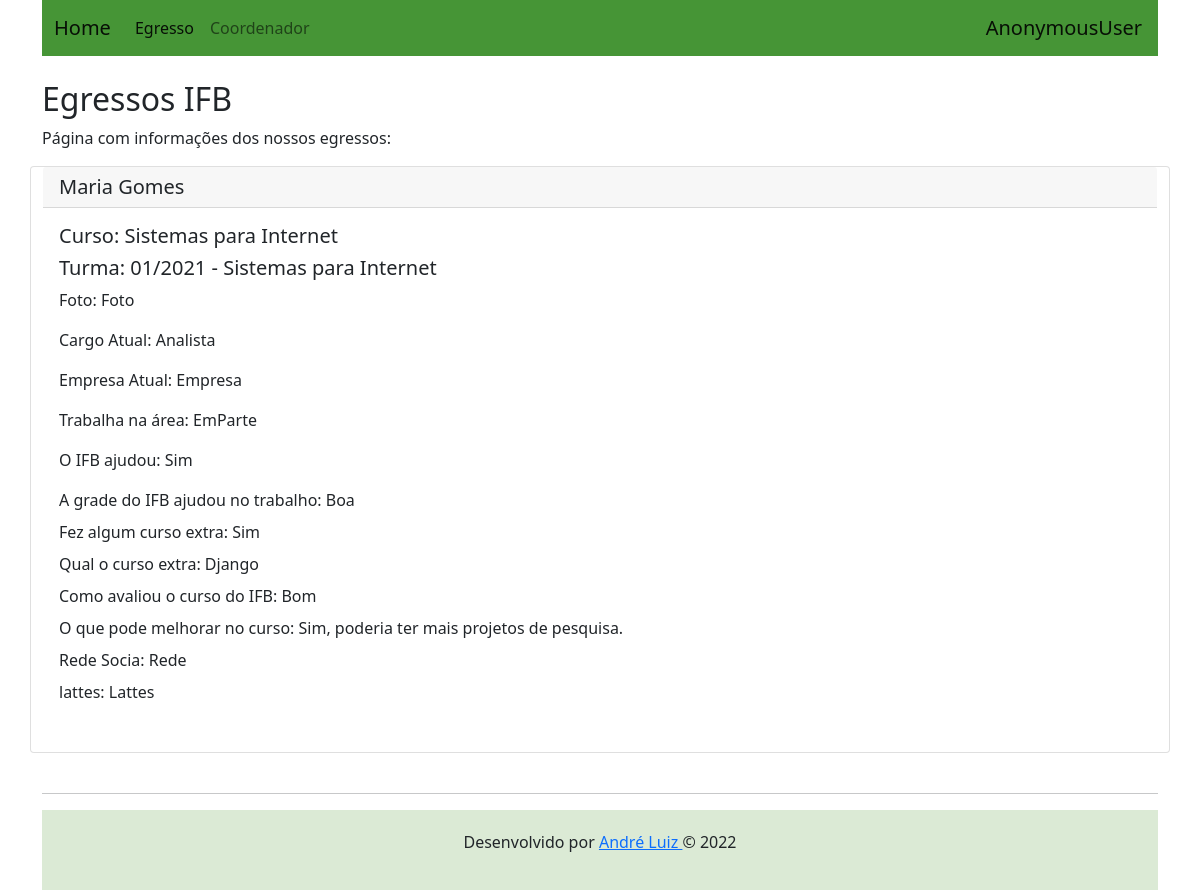
Page /egressoselect/1 on the earlier database version.
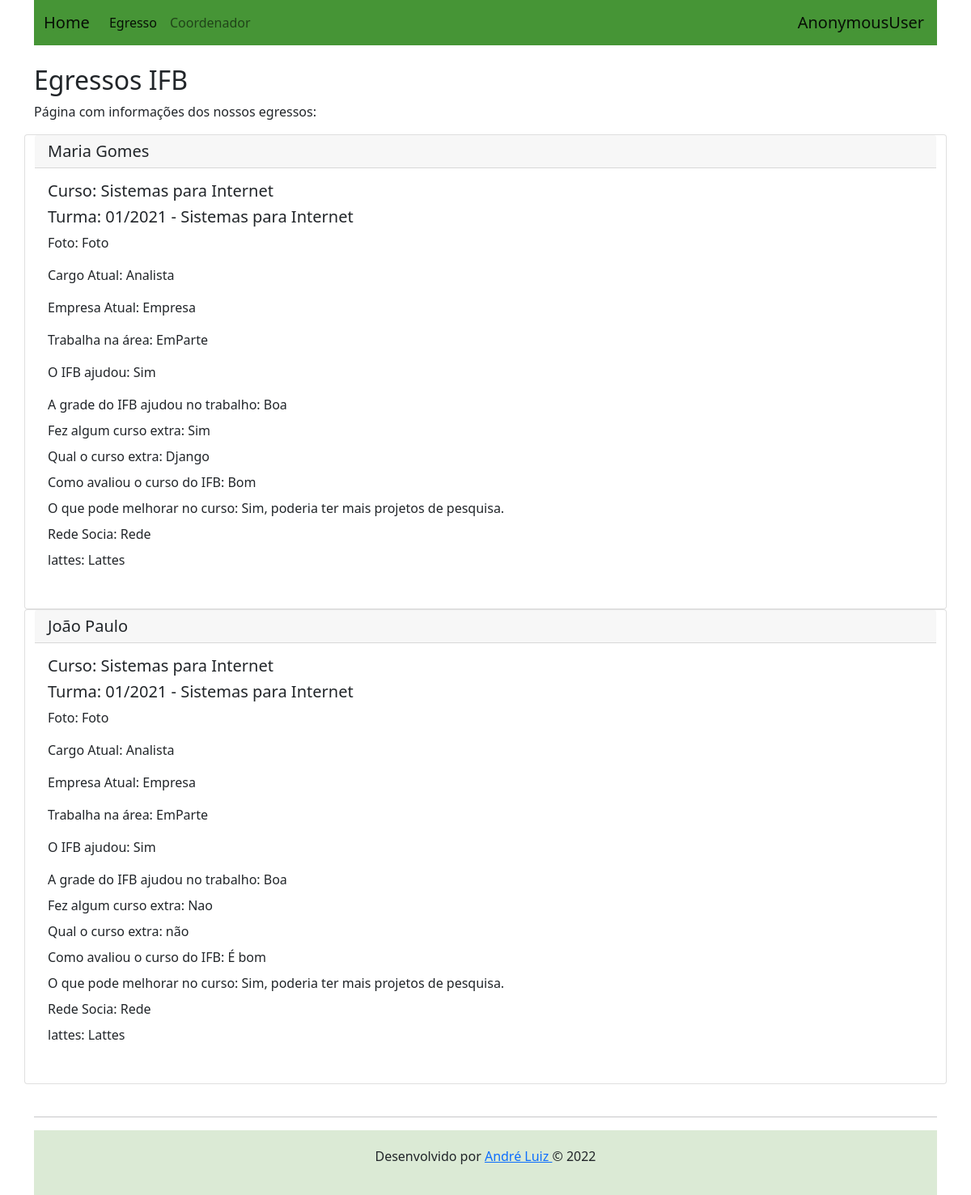
Same page on the later database version.
### usuarios/models.py (models this page shows, shortened)
class PerfilAluno(models.Model):
    TrabalhaArea_CHOICES = (
        ('Sim', 'Sim'),
        ('Nao', 'Não'),
        ('EmParte', 'Em parte'),
    )
    CursoExtra_CHOICES = (
        ('Sim', 'Sim'),
        ('Nao', 'Não'),
    )
    Validador_CHOICES = (
        ('Sim', 'Sim'),
        ('Nao', 'Não'),
    )
    nome_completo = models.CharField(max_length=150, null=True)
    curso = models.CharField(max_length=50, null=True)
    cargo_atual = models.CharField(max_length=50, verbose_name='Qual o seu cargo atual?', null=True)
    curso = models.ForeignKey(Curso, on_delete=models.CASCADE, null=True)
    turma = models.ForeignKey(Turma, on_delete=models.CASCADE, null=True)
    foto = models.CharField(max_length=150, null=True)
    empresa_atual = models.CharField(max_length=50, verbose_name='Em qual empresa está trabalhando atualmente?', null=True)
    trabalha_area = models.CharField(max_length=8, verbose_name='Está trabalhando na área?', choices=TrabalhaArea_CHOICES, null=True)
    ifb_ajudou = models.CharField(max_length=8, verbose_name='O IFB ajudou a conseguir alguma vaga de emprego?', choices=TrabalhaArea_CHOICES, null=True)
    grade_ifb = models.CharField(max_length=10, verbose_name='A grade curricular do IFB é boa?', null=True)
    curso_extra = models.CharField(max_length=10, verbose_name='Precisou fazer outro curso extra IFB?', choices=CursoExtra_CHOICES, null=True)
    qual_curso_extra = models.CharField(max_length=30, verbose_name='Qual foi o curso extra?', null=True)
    opiniao_curso_ifb = models.CharField(max_length=100, verbose_name='Qual a sua opinião sobre o curso?', null=True)
    pode_melhorar = models.CharField(max_length=100, verbose_name='O que pode melhorar no IFB?', null=True)
    rede_social = models.CharField(max_length=100, null=True)
    lattes = models.CharField(max_length=100, null=True)
    validado = models.CharField(max_length=5, choices=Validador_CHOICES, default='Não', null=True)
    usuario_aluno = models.OneToOneField(User, on_delete=models.CASCADE)

### cadastros/models.py (models this page shows)
class Curso(models.Model):
    NIVEL_CHOICES = (
        ('Superior', 'Superior (Bacharelado / Licenciatura)'),
        ('Superior', 'Superior (Tecnologia)'),
        ('Tecnico', 'Técnico (Integrado)'),
        ('Tecnico', 'Técnico(Subsequente)'),
    )
    nome = models.CharField(max_length=255, null=False)
    nivel = models.CharField(max_length=255, verbose_name='nível', choices=NIVEL_CHOICES, null=False)
    campus = models.CharField(max_length=255, null=False)
    def __str__(self):
        return self.nome

class Turma(models.Model):
    periodo = models.CharField(max_length=255, verbose_name='Período', null=False)
    data_formatura = models.CharField(max_length=255, null=False)
    foto = models.CharField(max_length=255, null=False)
    curso = models.ForeignKey(Curso, on_delete=models.CASCADE)
    def __str__(self):
        return f'{self.periodo} - {self.curso}'

### paginas/views.py (the view)
# urls.py: path('egressoselect/<str:egresso_id>', views.listaregressoview, name='egresso_select'),
def listaregressoview(request, egresso_id):
    egressos1 = PerfilAluno.objects.filter(turma=egresso_id)
    return render(request, 'listaegresso.html', { "egressos1" : egressos1})

### paginas/templates/listaegresso.html
{% extends "base.html" %}
{% block body %}
<h2>Egressos IFB</h2>
<br>
<p>
    Página com informações dos nossos egressos:
</p>
{% if egressos1 %}
    {% for egresso in egressos1 %}
        <div class="card">
            <h5 class="card-header">{{egresso.nome_completo}}</h5>
            <div class="card-body">
                <h5 class="card-title">Curso: {{egresso.curso}}</h5>
                <h5 class="card-title">Turma: {{egresso.turma}}</h5>
                <p class="card-text">Foto: {{egresso.foto}}</p>
                <p class="card-text">Cargo Atual: {{egresso.cargo_atual}}</p>
                <p class="card-text">Empresa Atual: {{egresso.empresa_atual}}</p>
                <p class="card-text">Trabalha na área: {{egresso.trabalha_area}}</p>
                <p class="card-text">O IFB ajudou: {{egresso.ifb_ajudou}}</p>
                <p class="card-title">A grade do IFB ajudou no trabalho: {{egresso.grade_ifb}}</p>
                <p class="card-title">Fez algum curso extra: {{egresso.curso_extra}}</p>
                <p class="card-title">Qual o curso extra: {{egresso.qual_curso_extra}}</p>
                <p class="card-title">Como avaliou o curso do IFB: {{egresso.opiniao_curso_ifb}}</p>
                <p class="card-title">O que pode melhorar no curso: {{egresso.pode_melhorar}}</p>
                <p class="card-title">Rede Socia: {{egresso.rede_social}}</p>
                <p class="card-title">lattes: {{egresso.lattes}}</p>
                <br>
            </div>
        </div>
    {% endfor %}
{% else %}
    <p>Nunhum egresso cadastrado</p>
{% endif %}
{% endblock %}

### paginas/templates/base.html (shortened to what this page needs)
{% load static %}
<!DOCTYPE html>
<html lang="pt">
  <head>
    <link href="{% static "css/bootstrap.css" %}" rel="stylesheet">
    <link href="{% static "css/bootstrap.min.css" %}" rel="stylesheet">
  </head>
  <body>
    <div class="container">
      <nav class="navbar navbar-expand-lg navbar-light" style="background-color: #469536">
        <div class="container-fluid">
          <a class="navbar-brand" href="{% url 'index' %}">Home</a>
          <div class="collapse navbar-collapse" id="navbarNavAltMarkup">
            <div class="navbar-nav">
              <a class="nav-link active" aria-current="page" href="{% url 'egresso' %}">Egresso</a>
              <a class="nav-link" href="{% url 'coordenador' %}">Coordenador</a>
            </div>
          </div>
        </div>
        <div class="navbar-brand">
          <span>{{ request.user }}</span>
        </div>
      </nav>
      <br>
      <div class="row content">
         {% block body %}{% endblock %}
      </div>
      <footer class="page-footer font-small mdb-color lighten-3 pt-4">
      <hr>
        <div class="text-center" style="background-color: #dbead5; padding: 20px;" >
          <p>Desenvolvido por <a href="https://github.com/Andredf51" target="_blank"> André Luiz </a> &copy; 2022</p>
        </div>
      </footer>
    </div>
  </body>
</html>

Differences in the rows shown:
added PerfilAluno: nome_completo "João Paulo", curso "Sistemas para Internet", turma "01/2021 - Sistemas para Internet", foto "Foto", cargo_atual "Analista", empresa_atual "Empresa", trabalha_area "EmParte", ifb_ajudou "Sim", grade_ifb "Boa", curso_extra "Nao", qual_curso_extra "não", opiniao_curso_ifb "É bom", pode_melhorar "Sim, poderia ter mais projetos de pesquisa.", rede_social "Rede", lattes "Lattes"
